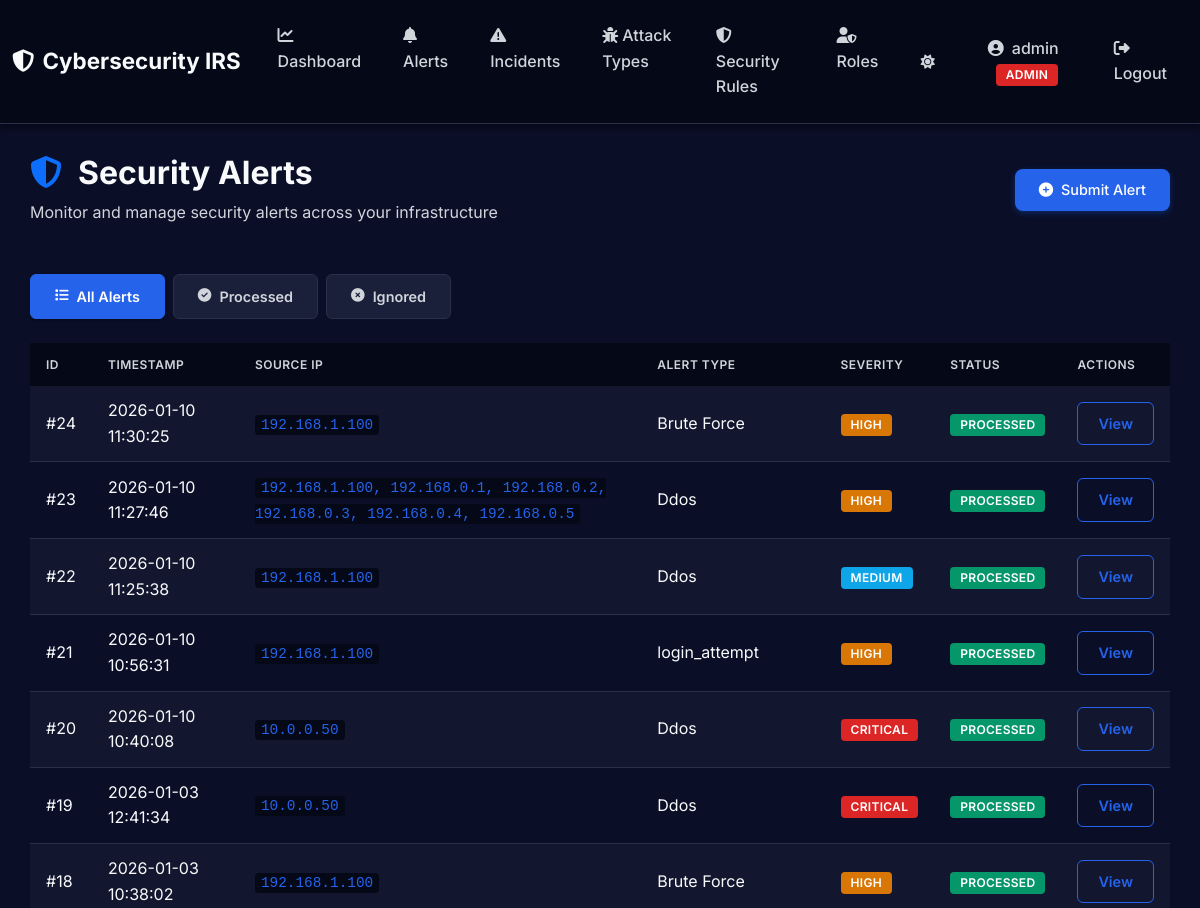
The app's page /alerts/ (signed in, upper part), older data.
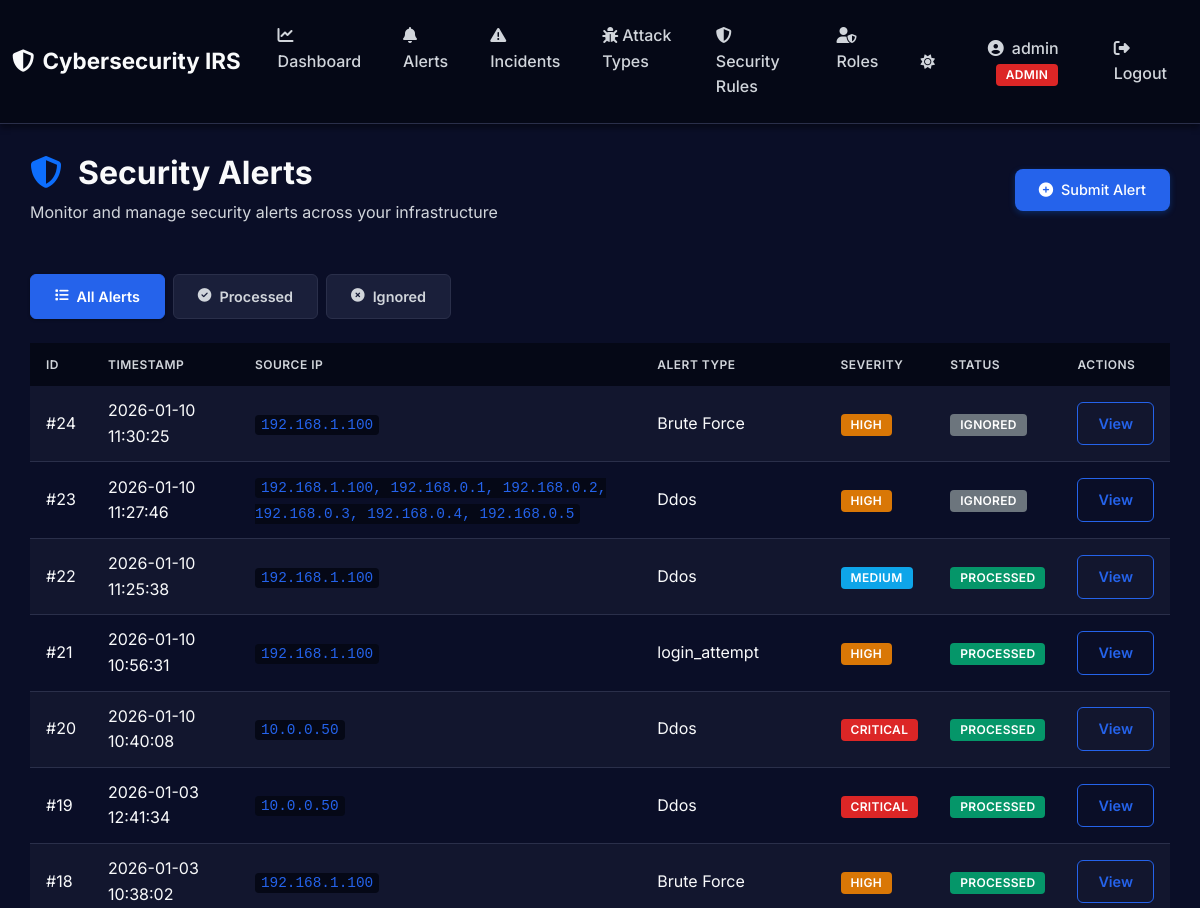
The same page, newer data.
### app/models/alert.py (models this page shows, shortened)
class Alert(db.Model):
    __tablename__ = 'alerts'
    id = db.Column(db.Integer, primary_key=True)
    timestamp = db.Column(db.DateTime, default=datetime.utcnow, nullable=False)
    source_ip = db.Column(db.String(45), nullable=True)  # IPv4 or IPv6
    destination_ip = db.Column(db.String(45), nullable=True)
    alert_type = db.Column(db.String(50), nullable=False)  # Type of alert
    severity = db.Column(db.Integer, default=5, nullable=False)  # 1-10
    raw_data = db.Column(db.JSON, nullable=True)  # Flexible JSON storage for alert data
    status = db.Column(db.String(20), default='new', nullable=False)  # new, processed, ignored
    created_at = db.Column(db.DateTime, default=datetime.utcnow, nullable=False)
    incident = db.relationship('Incident', backref='alert', uselist=False, lazy=True)

### app/routes/alert_routes.py (the view)
@alert_bp.route('/')
@login_required
def index():
    status_filter = request.args.get('status', None)
    alerts = AlertService.get_all(status=status_filter)
    return render_template('alerts/index.html', alerts=alerts, current_filter=status_filter)

### app/services/alert_service.py (called while the page is built)
    @staticmethod
    def get_all(status: Optional[str] = None) -> List[Alert]:
        query = Alert.query
        if status:
            query = query.filter_by(status=status)
        return query.order_by(Alert.timestamp.desc()).all()

### app/templates/alerts/index.html (shortened to what this page needs)
{% extends "layouts/base.html" %}
{% block content %}
<div class="mb-5">
  <div class="d-flex justify-content-between align-items-center">
    <div>
      <h1 class="h2 mb-2" style="font-weight: 700; color: var(--text-primary)">
        <i class="fas fa-shield-alt me-3" style="color: #0d6efd;"></i>Security Alerts
      </h1>
      <p class="mb-0" style="color: var(--text-secondary); font-size: 1rem">
        Monitor and manage security alerts across your infrastructure
      </p>
    </div>
    <a
      href="{{ url_for('alerts.create') }}"
      class="btn btn-primary"
      style="border-radius: 8px; padding: 0.65rem 1.5rem; font-weight: 500; box-shadow: 0 2px 6px rgba(13,110,253,0.3);"
    >
      <i class="fas fa-plus-circle me-2"></i>Submit Alert
    </a>
  </div>
</div>
<div class="mb-4">
  <div class="filter-tabs-container">
    <a
      href="{{ url_for('alerts.index') }}"
      class="filter-tab {% if not current_filter %}active{% endif %}"
    >
      <i class="fas fa-list me-2"></i>All Alerts
    </a>
    <a
      href="{{ url_for('alerts.index', status='processed') }}"
      class="filter-tab {% if current_filter == 'processed' %}active{% endif %}"
    >
      <i class="fas fa-check-circle me-2"></i>Processed
    </a>
    <a
      href="{{ url_for('alerts.index', status='ignored') }}"
      class="filter-tab {% if current_filter == 'ignored' %}active{% endif %}"
    >
      <i class="fas fa-times-circle me-2"></i>Ignored
    </a>
  </div>
</div>
  {% if alerts %}
  <div class="table-responsive">
    <table class="table table-striped table-hover">
      <thead class="table-dark">
        <tr>
          <th>ID</th>
          <th>Timestamp</th>
          <th>Source IP</th>
          <th>Alert Type</th>
          <th>Severity</th>
          <th>Status</th>
          <th>Actions</th>
        </tr>
      </thead>
      <tbody>
        {% for alert in alerts %}
        <tr>
          <td>#{{ alert.id }}</td>
          <td>{{ alert.timestamp.strftime('%Y-%m-%d %H:%M:%S') }}</td>
          <td><code>{{ alert.source_ip }}</code></td>
          <td>{{ alert.alert_type }}</td>
          <td>
            <span
              class="badge bg-{% if alert.severity == 'critical' %}danger{% elif alert.severity == 'high' %}warning{% elif alert.severity == 'medium' %}info{% else %}secondary{% endif %}"
            >
              {{ alert.severity.upper() }}
            </span>
          </td>
          <td>
            <span
              class="badge bg-{% if alert.status == 'new' %}primary{% elif alert.status == 'processed' %}success{% else %}secondary{% endif %}"
            >
              {{ alert.status.upper() }}
            </span>
          </td>
          <td>
            <a
              href="{{ url_for('alerts.detail', alert_id=alert.id) }}"
              class="btn btn-sm btn-outline-primary"
            >
               View
            </a>
          </td>
        </tr>
        {% endfor %}
      </tbody>
    </table>
  </div>
  {% endif %}
{% endblock %}

Row changes from the older to the newer data that the page shows:
changed Alert id 24: status "PROCESSED" → "IGNORED"
changed Alert id 23: status "PROCESSED" → "IGNORED"
